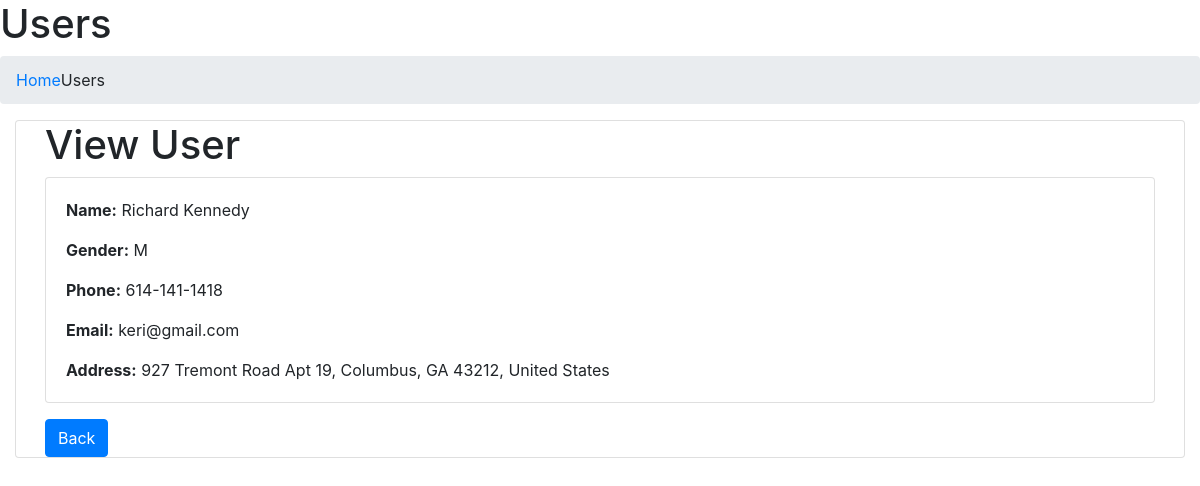
The page /view_user/1 on the database as committed earlier.
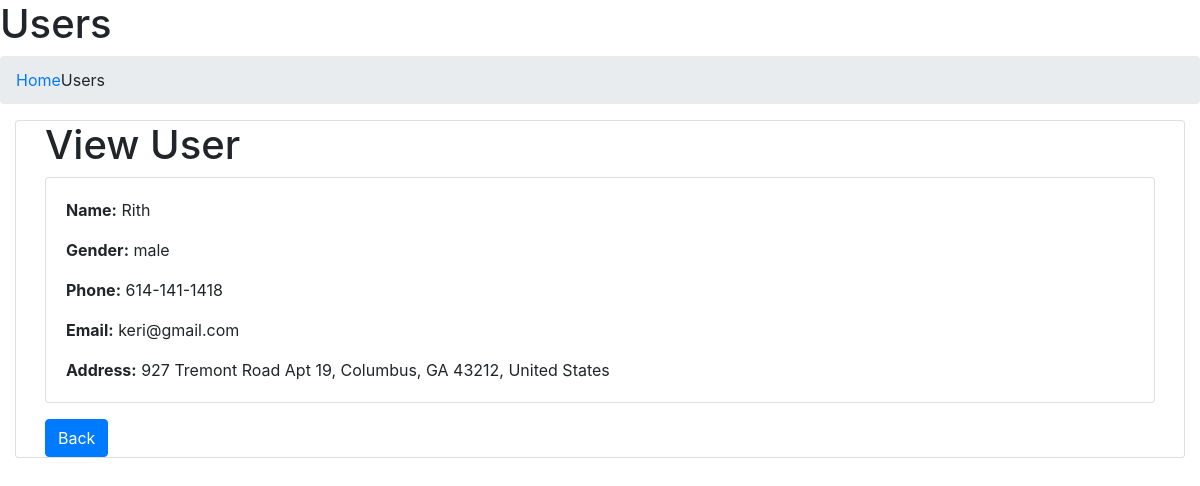
The same page on the database as committed later.
### tables this page shows
CREATE TABLE "students" (
  "id" INTEGER NOT NULL,
  "name" TEXT NOT NULL,
  "gender" TEXT NOT NULL,
  "phone" TEXT,
  "email" TEXT,
  "address" TEXT,
  PRIMARY KEY ("id")
);

### app.py (the view)
@app.route('/view_user/<int:id>')
def view_user(id):
    conn = get_db_connection()
    student = conn.execute('SELECT * FROM students WHERE id = ?', (id,)).fetchone()
    conn.close()
    return render_template('view.html', student=student)

### app.py (called while the page is built)
def get_db_connection():
    conn = sqlite3.connect('db.sqlite3')
    conn.row_factory = sqlite3.Row
    return conn

### templates/view.html (shortened to what this page needs)
<!DOCTYPE html>
<html lang="en">
<head>
    <link href="https://stackpath.bootstrapcdn.com/bootstrap/4.5.2/css/bootstrap.min.css" rel="stylesheet">
</head>
<body>
<aside class="right-side">
    <section class="content-header">
        <h1>Users</h1>
        <ol class="breadcrumb">
            <li><a href="#"> Home</a></li>
            <li class="active">Users</li>
        </ol>
    </section>
    <section class="content">
        <div class="container-fluid">
            <div class="row">
                <div class="col-lg-12">
                    <div class="card">
                        <div class="container">
                            <h1>View User</h1>
                            <div class="card">
                                <div class="card-body">
                                    <p class="card-text"><strong>Name:</strong> {{ student['name'] }}</p>
                                    <p class="card-text"><strong>Gender:</strong> {{ student['gender'] }}</p>
                                    <p class="card-text"><strong>Phone:</strong> {{ student['phone'] }}</p>
                                    <p class="card-text"><strong>Email:</strong> {{ student['email'] }}</p>
                                    <p class="card-text"><strong>Address:</strong> {{ student['address'] }}</p>
                                </div>
                            </div>
                            <a href="{{ url_for('users') }}" class="btn btn-primary mt-3">Back</a>
                        </div>
                    </div>
                </div>
            </div>
        </div>
    </section>
</aside>
</body>
</html>

Rows that differ between the two databases and show on the page:
changed students "keri@gmail.com": name "Richard Kennedy" → "Rith"; gender "M" → "male"
